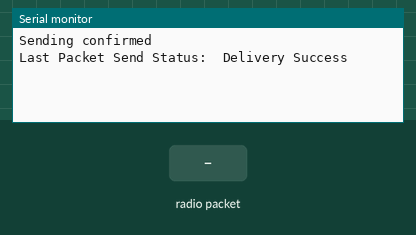
This sketch was run on a simulated ESP32. Shown: the last lines printed to the serial monitor. The inputs (shaded band) are chosen by the test bench.

Above: at 1.2 s.
1.3 s: radio packet "1" arrives
At 1.7 s:
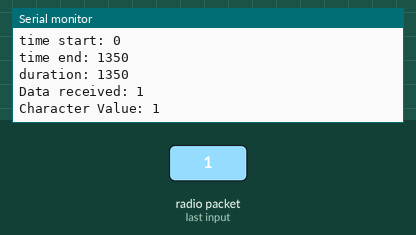
2.8 s: radio packet "0" arrives
At 3.8 s:
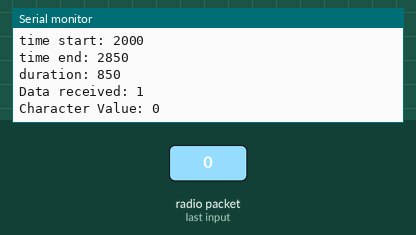
4.3 s: radio packet "2" arrives
At 5.2 s:
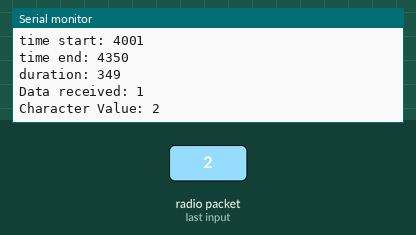

Measured:
- after the input at 1.3 s, the serial monitor: prints a new line after 0.05 s (image 1)
- after the input at 2.8 s, the serial monitor: prints a new line after 0.05 s (image 2)
- after the input at 4.3 s, the serial monitor: prints a new line after 0.05 s (image 3)

The sketch:

sketch_dec19c.ino
```cpp
// Include Libraries
#include <esp_now.h>
#include <WiFi.h>


// MAC Address of responder - edit as required
uint8_t broadcastAddress[] = {0xFC, 0xB4 , 0x67, 0x4E, 0xCD, 0xC8};

// Define a data
char a[32];
char a_receive[32];
long time_start = 0;
long time_end = 0;
long duration;
// Peer info
esp_now_peer_info_t peerInfo;

// Callback function called when data is sent
void OnDataSent(const uint8_t *mac_addr, esp_now_send_status_t status) {
  Serial.print("\r\nLast Packet Send Status:\t");
  Serial.println(status == ESP_NOW_SEND_SUCCESS ? "Delivery Success" : "Delivery Fail");
}

// Callback function executed when data is received
void OnDataRecv(const uint8_t * mac, const uint8_t *incomingData, int len) {
  memcpy(&a_receive, incomingData, sizeof(a_receive));
  time_end=millis();
  duration=time_end-time_start;
  Serial.print("time start: ");
  Serial.println(time_start);
  Serial.print("time end: ");
  Serial.println(time_end);
  Serial.print("duration: ");
  Serial.println(duration);
  Serial.println();
  Serial.print("Data received: ");
  Serial.println(len);
  Serial.print("Character Value: ");
  Serial.println(a_receive);
  Serial.println();

}


void setup() {

  // Set up Serial Monitor
  Serial.begin(115200);

  // Set ESP32 as a Wi-Fi Station
  WiFi.mode(WIFI_STA);

  // Initilize ESP-NOW
  if (esp_now_init() != ESP_OK) {
    Serial.println("Error initializing ESP-NOW");
    return;
  }

  // Register the send callback
  esp_now_register_send_cb(OnDataSent);

  // Register callback function
  esp_now_register_recv_cb(OnDataRecv);

  // Register peer
  memcpy(peerInfo.peer_addr, broadcastAddress, 6);
  peerInfo.channel = 0;
  peerInfo.encrypt = false;

  // Add peer
  if (esp_now_add_peer(&peerInfo) != ESP_OK) {
    Serial.println("Failed to add peer");
    return;
  }
}

void loop() {


  strcpy(a, "class1");
  // Send message via ESP-NOW
  esp_err_t result = esp_now_send(broadcastAddress, (uint8_t *) &a, sizeof(a));
  time_start=millis();


  if (result == ESP_OK) {
    Serial.println("Sending confirmed");
  }
  else {
    Serial.println("Sending error");
  }
  delay(2000);
}
```
